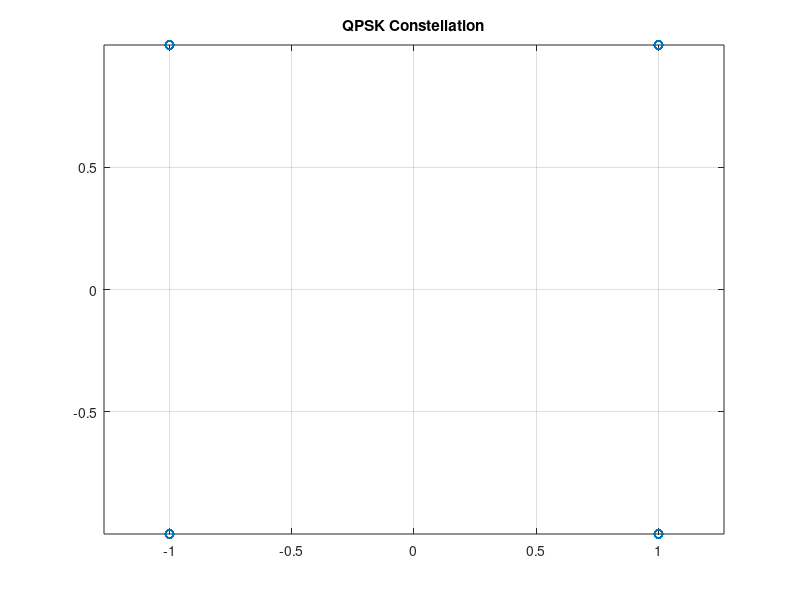
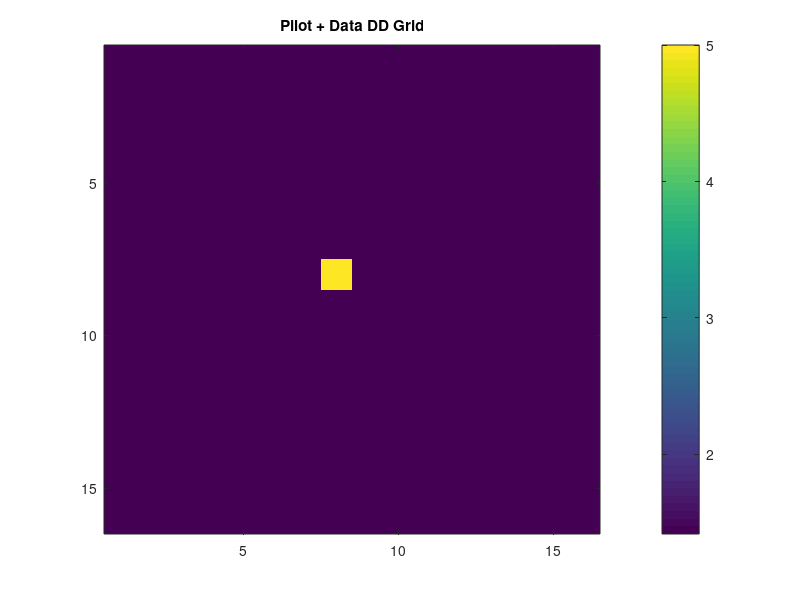
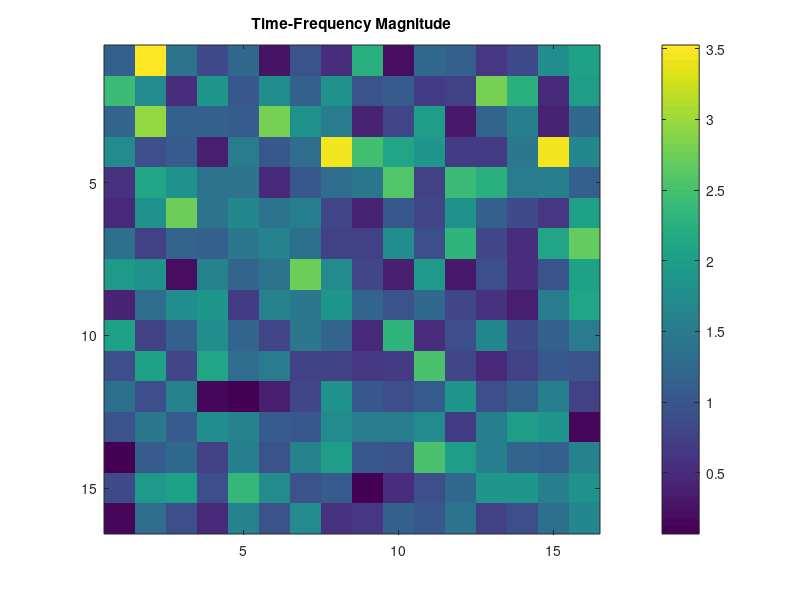
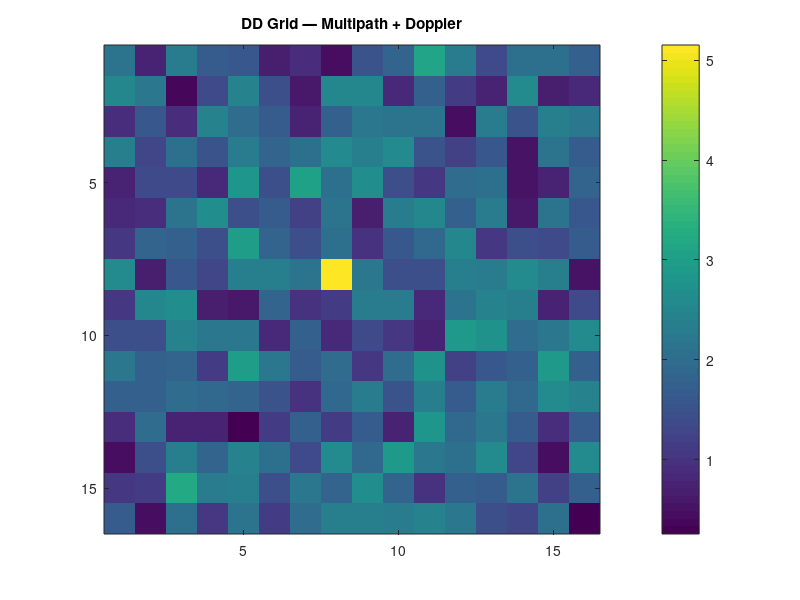

Recreate these plots in MATLAB, in order.
clc;
clear;
close all;

%Signal → OTFS modulation → wireless channel → receiver → performance metric

M=16;  % delay bins, multipath
N=16;  % doppler bins, mobility  
%256 symbols

bits=randi([0,1], M*N*2, 1);    %2bits - 1 symbol in QAM

real_bits=bits(1:2:end);
imag_bits=bits(2:2:end);

real_part=2*real_bits - 1;
imag_part=2*imag_bits - 1;

symbols=real_part + 1j*imag_part;       %bits to constellation 

disp("First 10 bits: ");
disp(bits(1:10));

disp("First 5 Symbols: ");
disp(symbols(1:5));

figure;
plot(real(symbols),imag(symbols),'o');
title('QPSK Constellation');
grid on;
axis equal;

X_dd = zeros(M,N);

pilot_amp = 5;     % strong pilot
pilot_row = M/2;
pilot_col = N/2;

X_dd(pilot_row, pilot_col) = pilot_amp;

% Fill remaining cells with data
mask = true(M,N);
mask(pilot_row, pilot_col) = false;

data_symbols = symbols(1:sum(mask(:)));
X_dd(mask) = data_symbols;
% Modified delay doppler domain

figure;
imagesc(abs(X_dd));
title('Pilot + Data DD Grid');
colorbar;

disp("Sample DD grid values: ");
disp(X_dd(1:3,1:3));

%radio transmits signal in time freq domain not in DD domain

X_tf=fft(ifft(X_dd,[],1),[],2);     %delay doppler - time freq
%ifft across delay
%fft across doppler
% spreads the symbol across both time & freq domain

disp("Sample TF grid:");
disp(X_tf(1:3,1:3));

figure;
imagesc(abs(X_tf));
title('Time-Frequency Magnitude');
colorbar;

%heisenberg transform

tx_time=ifft(X_tf,[],1);
tx_signal=tx_time(:);       %time freq to time waveform

disp("First 10 transmit samples: ");
disp(tx_signal(1:10));

SNR_dB=10;          %Adding Noise here onwards
signal_power = mean(abs(tx_signal).^2);
noise_power = signal_power/(10^(SNR_dB/10));

real_noise=randn(size(tx_signal));
imag_noise=randn(size(tx_signal));

real_noise=sqrt(noise_power/2) * real_noise;
imag_noise=sqrt(noise_power/2) * imag_noise;

noise=real_noise+1j*imag_noise;

fd = 50;          % Doppler frequency (try 50–500)
fs = 10000;        % sampling rate (arbitrary simulation rate)

t = (0:length(tx_signal)-1)'/fs;

% multipath parameters
delays  = [0 3 7];
gains   = [1 0.6 0.3];
doppler = [0 40 -30];   % Hz per path

rx_signal = zeros(size(tx_signal));

for k = 1:length(delays)

    d = delays(k);
    g = gains(k);
    fd = doppler(k);

    t = (0:length(tx_signal)-1)'/fs;

    doppler_phase = exp(1j*2*pi*fd*t);

    delayed = [zeros(d,1); tx_signal(1:end-d)];

    rx_signal = rx_signal + g * delayed .* doppler_phase;

end

% add noise
rx_signal = rx_signal + noise;
      %Doppler Channel
        
% r(t)=s(t).e^j*2*pi*Fd*t

rx_time = reshape(rx_signal,M,N);

Y_tf = fft(rx_time,[],1);
Y_dd = fft(ifft(Y_tf,[],2),[],1);

%pilot_rx = Y_dd(pilot_row, pilot_col);

%phi = angle(pilot_rx);   % phase rotation caused by Doppler

%Tframe = length(tx_signal)/fs;

%fd_est = phi/(2*pi*Tframe);          %Estimate Doppler Freq

%doppler_corr = exp(-1j*2*pi*fd*t);

%rx_signal_corr = rx_signal .* doppler_corr;
     %un-rotated signal

rx_time = reshape(rx_signal,M,N);       %to matrix form

Y_tf = fft(rx_time,[],1);                %time to freq

Y_dd = fft(ifft(Y_tf,[],2),[],1);       %reverse isfft

% ----- SIMPLE DD EQUALIZER -----

H_est = Y_dd / pilot_amp;

epsilon = 1e-3;

kernel = ones(3)/9;     % 3×3 smoothing

H_smooth = conv2(H_est, kernel, 'same');

Y_eq = Y_dd;

% ---------

%H_fft = fft2(H_est);

%Y_fft = fft2(Y_data_dd);

%X_fft = Y_fft ./ (H_fft + epsilon);

%Y_eq = ifft2(X_fft);           %Stabilize inversion

%channel_est = Y_dd(pilot_row, pilot_col) / pilot_amp;       % What pilot became/ what pilot was 

%Y_eq = Y_dd / abs(channel_est);
      % Equalising entire grid

%We came back to delay doppler domain

rx_symbols_eq = Y_eq(mask);         %flatten equalised symbols

disp("RX time grid sample:");
disp(rx_time(1:3,1:3));

disp(norm(Y_dd - X_dd));

figure;
imagesc(abs(Y_dd));
title('DD Grid — Multipath + Doppler');
colorbar;

figure;
plot(real(Y_dd(:)), imag(Y_dd(:)),'.');
title('Constellation BEFORE EQ');
axis equal;
grid on;

fprintf("Channel energy estimate = %.3f\n", norm(H_est));

clean_symbols = symbols;        %original
noisy_symbols = rx_symbols_eq;     %distorted receiving 

figure;
plot(real(rx_symbols_eq), imag(rx_symbols_eq),'.');
title('Constellation AFTER EQ');
axis equal;
grid on;

% Extract received data symbols (exclude pilot)
rx_data = Y_eq(mask);

% Detect
detected_data = sign(real(rx_data)) + ...
                1j*sign(imag(rx_data));

% Compare against true transmitted data
errors = sum(detected_data ~= data_symbols);

BER = errors / length(data_symbols);

fprintf("Errors after EQ: %d\n", errors);
fprintf("BER: %.5f\n", BER);

fprintf("Symbol errors: %d\n", errors);

figure;
plot(real(detected_data), imag(detected_data),'o');
title('Detected Symbols');
axis equal;
grid on;

SNR_range = 0:2:20;
BER_curve = zeros(size(SNR_range));

for k = 1:length(SNR_range)

    SNR_dB = SNR_range(k);

    % --- noise generation ---
    signal_power = mean(abs(tx_signal).^2);
    noise_power = signal_power/(10^(SNR_dB/10));

    noise = sqrt(noise_power/2) * ...
        (randn(size(tx_signal)) + 1j*randn(size(tx_signal)));

    % --- channel ---
    rx_signal = zeros(size(tx_signal));

    for p = 1:length(delays)

        d = delays(p);
        g = gains(p);
        fd = doppler(p);

        t = (0:length(tx_signal)-1)'/fs;

        doppler_phase = exp(1j*2*pi*fd*t);

        delayed = [zeros(d,1); tx_signal(1:end-d)];

        rx_signal = rx_signal + g * delayed .* doppler_phase;

    end

    rx_signal = rx_signal + noise;

    % --- OTFS demod ---
    rx_time = reshape(rx_signal,M,N);

    Y_tf = fft(rx_time,[],1);
    Y_dd = fft(ifft(Y_tf,[],2),[],1);

    % --- simple detection ---
    rx_data = Y_dd(mask);

    detected = sign(real(rx_data)) + ...
               1j*sign(imag(rx_data));

    errors = sum(detected ~= data_symbols);

    BER_curve(k) = errors / length(data_symbols);

end

figure;
semilogy(SNR_range, BER_curve,'-o');
grid on;
xlabel('SNR (dB)');
ylabel('BER');
title('OTFS BER vs SNR');

figure;     %Clean Grid
subplot(1,2,1);
imagesc(abs(X_dd));
title('Original DD');

subplot(1,2,2);     %received Grid
imagesc(abs(Y_dd));
title('Received DD Grid');

%At time of transmission every symbol had same energy
%While receiving due to noise, the energy of symbol varies, hence change in
%color of grid